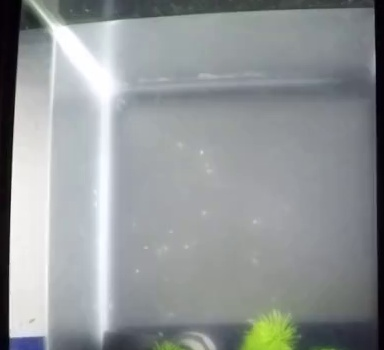
//> input picture HW4/leftTank0.jpg, 384 x 350 px, given in place of GP010191.MP4, which was not available
$ ./hw4_eels   (built with g++ and OpenCV 4)
//> lines starting //> are read from the running program, lines starting //| are printed output that depends on the picture; after the words box and inside, x2 and y2 are one past the last pixel; in counts of white or black regions, pixels touching at a corner belong together; pictures that were not available may be replaced by others from this repository, and a replacement may not be noted
#include <iostream>
#include "opencv2/highgui/highgui.hpp"
#include "opencv2/imgproc/imgproc.hpp"
#include <fstream>

using namespace std;
using namespace cv;

Rect boundrec1;
Rect boundrec2;
bool hasEel = false;

void findContour(Mat& imgThreshold);

//our sensitivity value to be used in the absdiff() function
const static int SENSITIVITY_VALUE = 20;
//size of blur used to smooth the intensity image output from absdiff() function
const static int BLUR_SIZE = 10;
//we'll have just one object to search for
//and keep track of its position.
int theObject[2] = { 0, 0 };
//bounding rectangle of the object, we will use the center of this as its position.
Rect objectBoundingRectangle = Rect(0, 0, 0, 0);


//int to string helper function
// [90 lines left out: functions intToString, searchForMovement, not called in this run]

int main(){
	ofstream fout("C://Users//gautam//Downloads//eelLog.txt", ios::trunc);
	fout << "\nLogging times of eel activity...\n\n\n";
	VideoCapture cap;
	cap.open("C://Users//gautam//Downloads//GP010191.MP4");

	//some boolean variables for added functionality
	bool objectDetected = false;
	//these two can be toggled by pressing 'd' or 't'
	bool debugMode = false;
	bool trackingEnabled = true;
	//pause and resume code
	bool pause = false;
	//set up the matrices that we will need
	//the two frames we will be comparing
	Mat frame1, frame2;
	//their grayscale images (needed for absdiff() function)
	Mat grayImage1, grayImage2;
	//resulting difference image
	Mat differenceImage;
	//thresholded difference image (for use in findContours() function)
	Mat thresholdImage;
	//video capture object.

	int iLowH = 0;
	int iHighH = 179;

	int iLowS = 0;
	int iHighS = 31;

	int iLowV = 112;
	int iHighV = 255;

	Mat imgTmp;
	cap.read(imgTmp);
//> imgTmp is the input picture: 350 rows x 384 cols, CV_8UC3; mean B, G, R 151.5, 150.2, 145.8

	Mat imgHSV;

	cvtColor(imgTmp, imgHSV, COLOR_BGR2HSV);
//> imgHSV: 350 rows x 384 cols, CV_8UC3; mean H, S, V 94.4, 21.9, 153.9

	Mat imgThresholded;

	//Create a black image with the size as the camera output
	Mat imgLines = Mat::zeros(imgTmp.size(), CV_8UC3);

	inRange(imgHSV, Scalar(iLowH, iLowS, iLowV), Scalar(iHighH, iHighS, iHighV), imgThresholded);
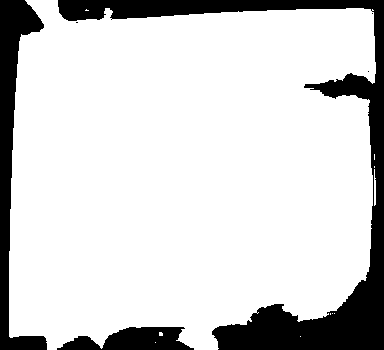
//> imgThresholded: 350 rows x 384 cols, CV_8UC1; 82.8% white; 6 black regions (3 under 20 px), largest, box (x1, y1, x2, y2) and area: (58, 0, 384, 350) 15482, (0, 0, 47, 350) 5575, (57, 327, 194, 350) 2049
	int erode_erosion_size = 5;
	Mat erode_element = getStructuringElement(MORPH_RECT,
		Size(2 * erode_erosion_size + 1, 2 * erode_erosion_size + 1),
		Point(erode_erosion_size, erode_erosion_size));

	erode(imgThresholded, imgThresholded, erode_element);
	erode(imgThresholded, imgThresholded, erode_element);
	erode(imgThresholded, imgThresholded, erode_element);

	int dilate_erosion_size = 6;
	Mat dilate_element = getStructuringElement(MORPH_RECT,
		Size(2 * dilate_erosion_size + 1, 2 * dilate_erosion_size + 1),
		Point(dilate_erosion_size, dilate_erosion_size));
	dilate(imgThresholded, imgThresholded, dilate_element);
	dilate(imgThresholded, imgThresholded, dilate_element);
	dilate(imgThresholded, imgThresholded, dilate_element);
	dilate(imgThresholded, imgThresholded, dilate_element);
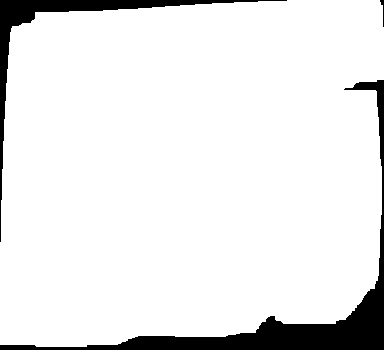
//> imgThresholded: 350 rows x 384 cols, CV_8UC1; 91.5% white; 3 black regions
	//imshow("Thresholded", imgThresholded);
	//imshow("Original", imgTmp);
	findContour(imgThresholded);
	cv::Mat leftTank;
	cv::Mat rightTank;
	rightTank = cv::Mat(imgTmp, boundrec1).clone();
	leftTank = cv::Mat(imgTmp, boundrec2).clone();
	//imshow("left Tank", leftTank);
	//imshow("right Tank", rightTank);

	Mat baseLeftFrame, baseRightFrame;
	baseLeftFrame = imread("C://Users//gautam//Downloads//leftTank.jpg");
	baseRightFrame = imread("C://Users//gautam//Downloads//rightTank.jpg");
	waitKey(0);
	//int frameCount = 0;

	while (1){

		//we can loop the video by re-opening the capture every time the video reaches its last frame


		//C://Users//gautam//Downloads//CS585_lab6_solution//GP010191.MP4
		//C://Users//gautam//Downloads//motionTrackingTutorial//bouncingBall.avi

		if (!cap.isOpened()){
			cout << "ERROR ACQUIRING VIDEO FEED\n";
			getchar();
			return -1;
		}

		//check if the video has reach its last frame.
		//we add '-1' because we are reading two frames from the video at a time.
		//if this is not included, we get a memory error!
		while (cap.get(CV_CAP_PROP_POS_FRAMES)<cap.get(CV_CAP_PROP_FRAME_COUNT) - 1){


			//read first frame
			cap.read(frame1);
			frame1 = cv::Mat(frame1, boundrec2).clone();
			//convert frame1 to gray scale for frame differencing
			cv::cvtColor(frame1, grayImage1, COLOR_BGR2GRAY);
			cv::cvtColor(baseLeftFrame, grayImage2, COLOR_BGR2GRAY);

			//convert frame2 to gray scale for frame differencing
			cv::absdiff(grayImage2, grayImage1, differenceImage);
			//perform frame differencing with the sequential images. This will output an "intensity image"
			//do not confuse this with a threshold image, we will need to perform thresholding afterwards.

			cv::threshold(differenceImage, thresholdImage, SENSITIVITY_VALUE, 255, THRESH_BINARY);
			int erode_erosion_size = 2;
			Mat erode_element = getStructuringElement(MORPH_RECT,
				Size(2 * erode_erosion_size + 1, 2 * erode_erosion_size + 1),
				Point(erode_erosion_size, erode_erosion_size));

			erode(thresholdImage, thresholdImage, erode_element);
			int dilate_erosion_size = 3;
			Mat dilate_element = getStructuringElement(MORPH_RECT,
				Size(2 * dilate_erosion_size + 1, 2 * dilate_erosion_size + 1),
				Point(dilate_erosion_size, dilate_erosion_size));
			dilate(imgThresholded, imgThresholded, dilate_element);
			//erode(thresholdImage, thresholdImage, erode_element);
			if (debugMode == true){
				//show the difference image and threshold image
				cv::imshow("Difference Image", differenceImage);
				cv::imshow("Threshold Image", thresholdImage);
			}
			else{
				//if not in debug mode, destroy the windows so we don't see them anymore
				cv::destroyWindow("Difference Image");
				cv::destroyWindow("Threshold Image");
			}
			//blur the image to get rid of the noise. This will output an intensity image
			//cv::blur(thresholdImage, thresholdImage, cv::Size(BLUR_SIZE, BLUR_SIZE));
			//threshold again to obtain binary image from blur output
			cv::threshold(thresholdImage, thresholdImage, SENSITIVITY_VALUE, 255, THRESH_BINARY);
			if (debugMode == true){
				//show the threshold image after it's been "blurred"

				imshow("Final Threshold Image", thresholdImage);

			}
			else {
				//if not in debug mode, destroy the windows so we don't see them anymore
				cv::destroyWindow("Final Threshold Image");
			}

			//if tracking enabled, search for contours in our thresholded image
			if (trackingEnabled){

				if (searchForMovement(thresholdImage, frame1)){
					if (!hasEel) {
						int ms = cap.get(CV_CAP_PROP_POS_MSEC);
						int x = ms / 1000;
						int seconds = x % 60;
						x /= 60;
						int minutes = x % 60;
						x /= 60;
						cout << minutes << ":" << seconds << "\t|\tAt least one eel detected" << endl;
						fout << minutes << ":" << seconds << "\t|\tAt least one eel detected" << endl;
					}
					hasEel = true;
				}
				else {
					if (hasEel) {
						int ms = cap.get(CV_CAP_PROP_POS_MSEC);
						int x = ms / 1000;
						int seconds = x % 60;
						x /= 60;
						int minutes = x % 60;
						x /= 60;
						cout << minutes << ":" << seconds << "\t|\tAll eels gone!" << endl;
						fout << minutes << ":" << seconds << "\t|\tAll eels gone!" << endl;
					}
					hasEel = false;
				}
			}

			//show our captured frame
			imshow("Frame1", frame1);
			//check to see if a button has been pressed.
			//this 10ms delay is necessary for proper operation of this program
			//if removed, frames will not have enough time to referesh and a blank
			//image will appear.
			switch (waitKey(15)){

			case 27: //'esc' key has been pressed, exit program.
				return 0;
			case 116: //'t' has been pressed. this will toggle tracking
				trackingEnabled = !trackingEnabled;
				if (trackingEnabled == false) cout << "Tracking disabled." << endl;
				else cout << "Tracking enabled." << endl;
				break;
			case 100: //'d' has been pressed. this will debug mode
				debugMode = !debugMode;
				if (debugMode == false) cout << "Debug mode disabled." << endl;
				else cout << "Debug mode enabled." << endl;
				break;
			case 112: //'p' has been pressed. this will pause/resume the code.
				pause = !pause;
				if (pause == true){
					cout << "Code paused, press 'p' again to resume" << endl;
					while (pause == true){
						//stay in this loop until
						switch (waitKey()){
							//a switch statement inside a switch statement? Mind blown.
						case 112:
							//change pause back to false
							pause = false;
							cout << "Code Resumed" << endl;
							break;
						}
					}
				}


			}
		}
		//release the capture before re-opening and looping again.
		cap.release();
	}
	fout.close();
	return 0;

}


void findContour(Mat& imgThreshold)
{
	// We will add the contour detection here
	vector<vector<Point>> contours;
	vector<Vec4i> hierarchy;
	findContours(imgThreshold, contours, hierarchy, CV_RETR_TREE, CV_CHAIN_APPROX_SIMPLE, Point(0, 0));
//> contours = 1 contour; box (x1, y1, x2, y2) and area: (0, 0, 384, 347) 122288
	Mat contour_output = Mat::zeros(imgThreshold.size(), CV_8UC3);
	//cout << "The contours detected is: " << contours.size() << endl;
	std::vector<int> areaVec;
	std::vector<int> widthVec;
	for (int i = 0; i < contours.size(); ++i)
	{
		vector<Point> cPoints = contours[i];
		int minXPoint = cPoints.at(0).x;
		int maxXPoint = cPoints.at(0).x;
		for (auto& point : cPoints)
		{
			if (point.x < minXPoint)
				minXPoint = point.x;
			else if (point.x > maxXPoint)
				maxXPoint = point.x;
		}
		int width = maxXPoint - minXPoint;
		// [4 lines of commented-out code are left out]

		widthVec.push_back(width);
	}
//> this loop made 1 pass
//> (minXPoint, maxXPoint, width) on pass 1: (0, 383, 383)

	std::vector<int> y(widthVec.size());
//> y = [0]
	std::size_t n(0);
	std::generate(std::begin(y), std::end(y), [&]{ return n++; });
//> n = 1

	std::sort(std::begin(y),
		std::end(y),
		[&](double i1, double i2) { return widthVec[i1] > widthVec[i2]; });

	for (auto v : y)
		//std::cout << v << ' ';
	//Mat contour_output = Mat::zeros(imgThreshold.size(), CV_8UC3);

	boundrec1 = boundingRect(contours[y[0]]);
//> this loop made 1 pass
	boundrec2 = boundingRect(contours[y[1]]);
//> boundrec2 = Rect(0, 0, 0, 0)
	rectangle(contour_output, boundrec1, Scalar(0, 255, 0), 1, 8, 0);
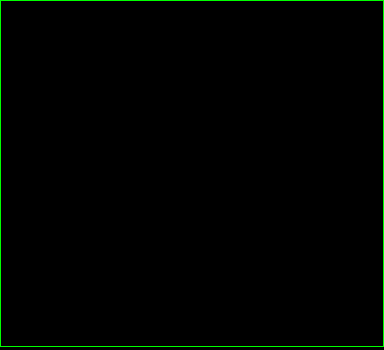
//> contour_output: 350 rows x 384 cols, CV_8UC3; mean B, G, R 0, 2.8, 0
	rectangle(contour_output, boundrec2, Scalar(255, 0, 0), 1, 8, 0);

	drawContours(contour_output, contours, y[0], Scalar(255, 0, 0), CV_FILLED, 8, hierarchy);
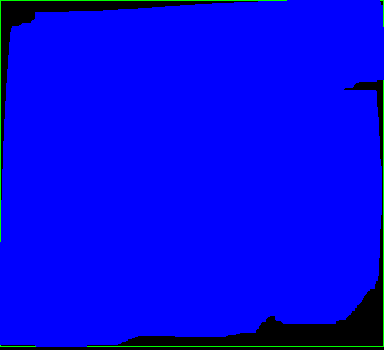
//> contour_output: 350 rows x 384 cols, CV_8UC3; mean B, G, R 233.4, 2.2, 0
//> (the run ends here: the program stops with an error, at `drawContours(contour_output, contours, y[1], Scalar(255, 0, 0), CV_FIL..`)

$ run again, on HW4/leftTank1.jpg
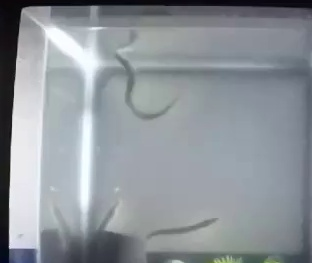
//> input picture HW4/leftTank1.jpg, 312 x 263 px, given in place of GP010191.MP4, which was not available
//> imgTmp is the input picture: 263 rows x 312 cols, CV_8UC3; mean B, G, R 153.8, 148.2, 142.1
//> imgHSV: 263 rows x 312 cols, CV_8UC3; mean H, S, V 104, 24.3, 154.2
//> in main, `dilate(imgThresholded, imgThresholded, dilate_element);`:
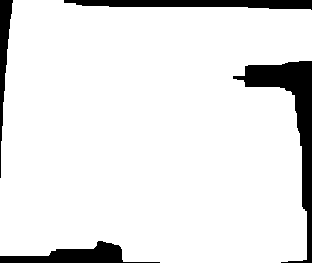
//> imgThresholded: 263 rows x 312 cols, CV_8UC1; 90.6% white; 4 black regions
//> contours = 1 contour; box (x1, y1, x2, y2) and area: (0, 0, 312, 263) 73702
//> the loop in findContour, `for (int i = 0; i < contours.size(); ++i)` made 1 pass
//> (minXPoint, maxXPoint, width) on pass 1: (0, 311, 311)
//> y = [0]
//> n = 1
//> the loop in findContour, `for (auto v : y)` made 1 pass
//> boundrec2 = Rect(0, 0, 0, 0)
//> in findContour, `drawContours(contour_output, contours, y[0], Scalar(255, 0, 0), CV_FIL..`:
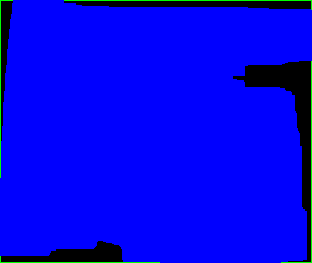
//> contour_output: 263 rows x 312 cols, CV_8UC3; mean B, G, R 231, 2.6, 0

$ run again, on HW4/rightTank1.jpg
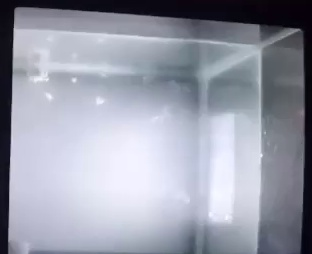
//> input picture HW4/rightTank1.jpg, 312 x 254 px, given in place of GP010191.MP4, which was not available
//> imgTmp is the input picture: 254 rows x 312 cols, CV_8UC3; mean B, G, R 169.2, 155.7, 152.4
//> imgHSV: 254 rows x 312 cols, CV_8UC3; mean H, S, V 115.5, 39.8, 169.2
//> in main, `dilate(imgThresholded, imgThresholded, dilate_element);`:
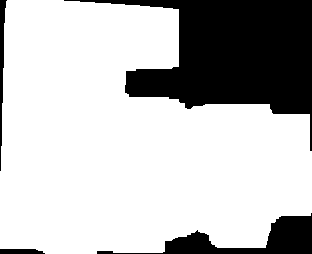
//> imgThresholded: 254 rows x 312 cols, CV_8UC1; 74.8% white; 4 black regions
//> contours = 1 contour; box (x1, y1, x2, y2) and area: (0, 0, 312, 254) 58681
//> the loop in findContour, `for (int i = 0; i < contours.size(); ++i)` made 1 pass
//> (minXPoint, maxXPoint, width) on pass 1: (0, 311, 311)
//> y = [0]
//> n = 1
//> the loop in findContour, `for (auto v : y)` made 1 pass
//> boundrec2 = Rect(0, 0, 0, 0)
//> in findContour, `drawContours(contour_output, contours, y[0], Scalar(255, 0, 0), CV_FIL..`:
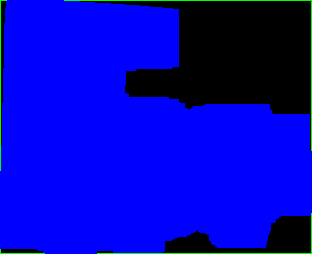
//> contour_output: 254 rows x 312 cols, CV_8UC3; mean B, G, R 190.8, 2.8, 0
